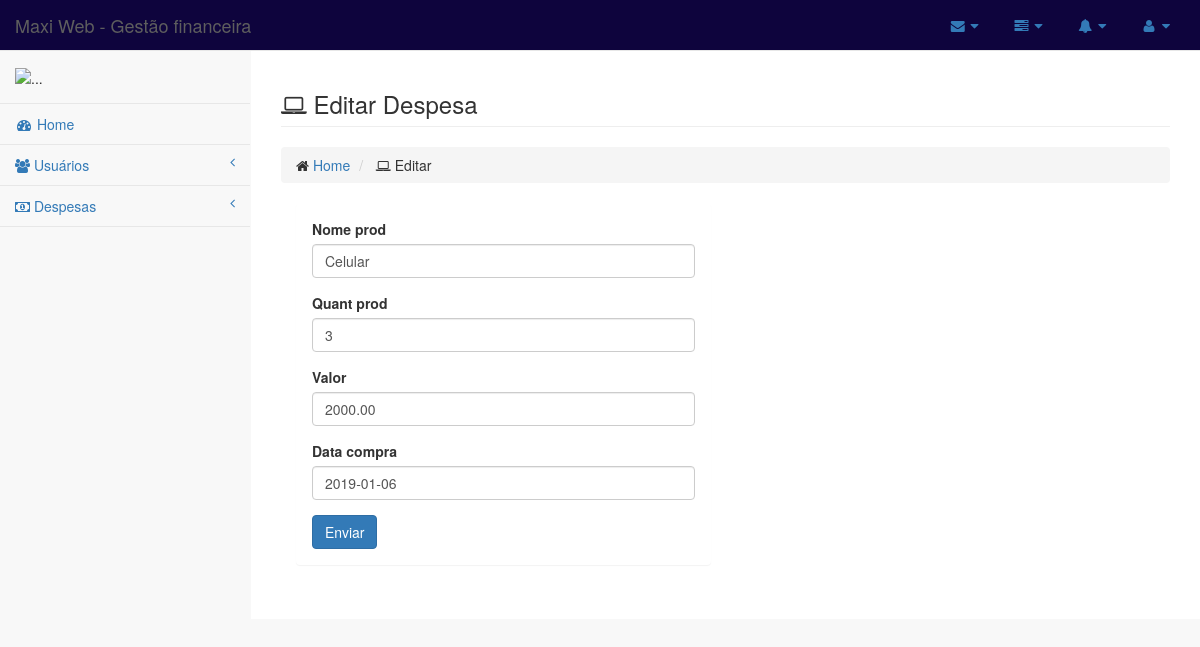
Page /financeiro/despesas/1/edit/ on the committed database.
### financeiro/models.py (models this page shows)
class Despesas(models.Model):
    nome_prod = models.CharField(max_length=50)
    quant_prod = models.IntegerField()
    valor = models.DecimalField(max_digits=10, decimal_places=2)
    data_compra = models.DateField()

### financeiro/views.py (the view)
# urls.py: path('despesas/<int:despesa_id>/edit/', views.despesa_edit)
def despesa_edit (request, despesa_id):
    if (request.method == 'POST'):
        despesa = Despesas.objects.get(pk=despesa_id)
        form = DespesasForm(request.POST, instance = despesa)
        if (form.is_valid):
            form.save()
            return redirect ('/financeiro/despesas/')
        else:
            return render(request, 'despesas/edit.html', {'form':form, 'despesa_id':despesa_id})
    else:
        despesa = Despesas.objects.get(pk=despesa_id)
        form = DespesasForm(instance = despesa)
        return render (request, 'despesas/edit.html',{'form':form, 'despesa_id':despesa_id})

### financeiro/forms.py
class DespesasForm(ModelForm):
    class Meta:
        model = Despesas
        fields = '__all__'
        widgets = {
            'nome_prod': TextInput(attrs={'class':'form-control'}),
            'quant_prod': TextInput(attrs={'class':'form-control'}),
            'valor': TextInput(attrs={'class':'form-control'}),
            'data_compra': TextInput(attrs={'class':'form-control'})
        }

### financeiro/templates/despesas/edit.html (shortened to what this page needs)
{% extends "base.html" %} {% block daniela %}
<div class="row">
    <div class="col-lg-12">
        <h3 class="page-header">
            <i class="fa fa-laptop"></i> Editar Despesa </h3>
        <ol class="breadcrumb">
            <li>
                <i class="fa fa-home"></i>
                <a href="/financeiro/">Home</a>
            </li>
            <li>
                <i class="fa fa-laptop"></i> Editar </li>
        </ol>
    </div>
</div>
<div class="col-lg-6">
    <section class="panel">
        <div class="panel-body">
            <form action="/financeiro/despesas/{{despesa_id}}/edit/" method="POST">
                <div class="form-group">
                    <label for="{{form.nome_prod.id_for_label}}">{{form.nome_prod.label}}</label>
                    {{form.nome_prod}}
                </div>
                <div class="form-group">
                    <label for="{{form.quant_prod.id_for_label}}">{{form.quant_prod.label}}</label>
                    {{form.quant_prod}}
                </div>
                <div class="form-group">
                    <label for="{{form.valor.id_for_label}}"> {{form.valor.label}} </label>
                    {{form.valor}}
                </div>
                <div class="form-group">
                    <label for="{{form.data_compra.id_for_label}}"> {{form.data_compra.label}} </label>
                    {{form.data_compra}}
                </div>
                <button type="submit" class="btn btn-primary"> Enviar </button>
            </form>
        </div>
    </section>
</div>
{% endblock %}

### rows in the picture
Despesas: nome_prod "Celular", quant_prod "3", valor "2000.00", data_compra "2019-01-06"
